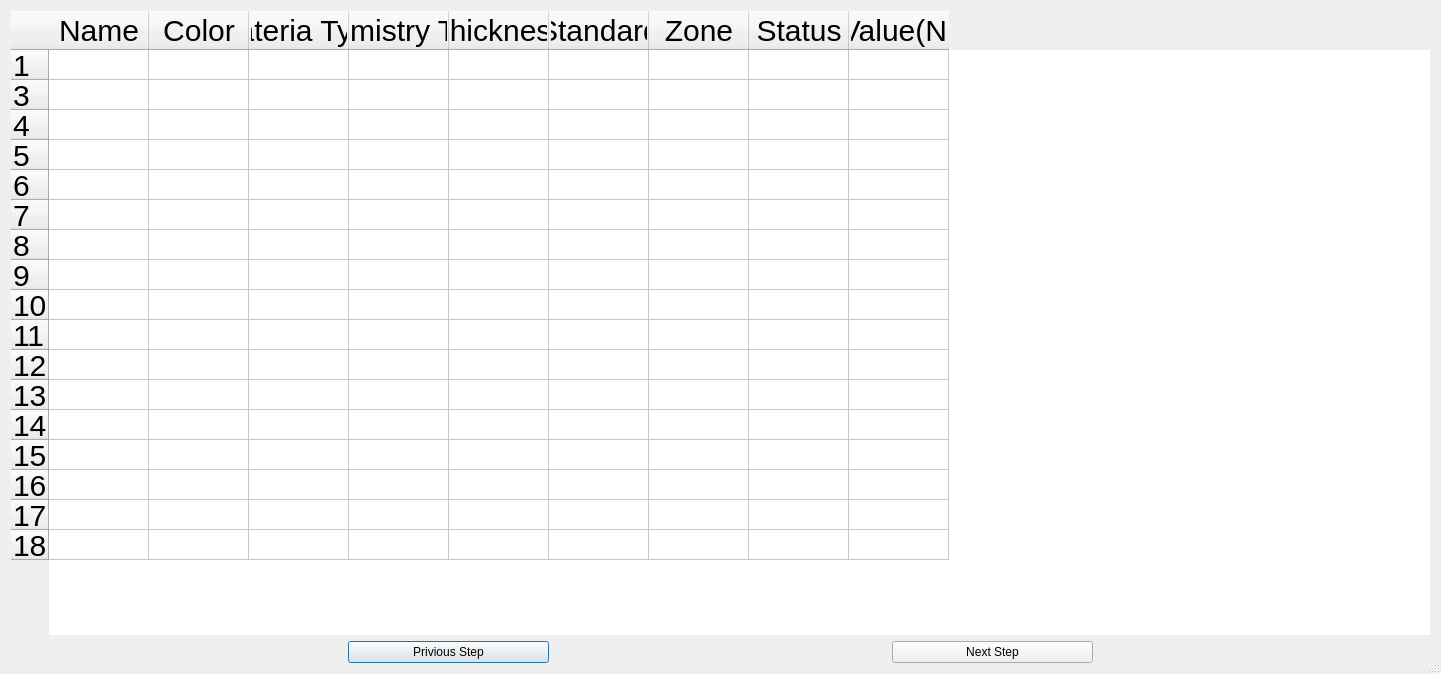
<?xml version="1.0" encoding="UTF-8"?>
<ui version="4.0">
 <class>Dialog</class>
 <widget class="QDialog" name="Dialog">
  <property name="geometry">
   <rect>
    <x>0</x>
    <y>0</y>
    <width>1441</width>
    <height>674</height>
   </rect>
  </property>
  <property name="windowTitle">
   <string>Dialog</string>
  </property>
  <property name="sizeGripEnabled">
   <bool>true</bool>
  </property>
  <layout class="QVBoxLayout" name="verticalLayout">
   <item>
    <widget class="QTableWidget" name="tableWidget">
     <property name="styleSheet">
      <string notr="true"> text-align : center;
   height : 30px;
   border-style: outset;
   font : 30px</string>
     </property>
     <property name="lineWidth">
      <number>1</number>
     </property>
     <property name="autoScroll">
      <bool>true</bool>
     </property>
     <property name="dragEnabled">
      <bool>true</bool>
     </property>
     <property name="dragDropMode">
      <enum>QAbstractItemView::DragDrop</enum>
     </property>
     <row>
      <property name="text">
       <string>1</string>
      </property>
     </row>
     <row>
      <property name="text">
       <string>3</string>
      </property>
     </row>
     <row>
      <property name="text">
       <string>4</string>
      </property>
     </row>
     <row>
      <property name="text">
       <string>5</string>
      </property>
     </row>
     <row>
      <property name="text">
       <string>6</string>
      </property>
     </row>
     <row>
      <property name="text">
       <string>7</string>
      </property>
     </row>
     <row>
      <property name="text">
       <string>8</string>
      </property>
     </row>
     <row>
      <property name="text">
       <string>9</string>
      </property>
     </row>
     <row>
      <property name="text">
       <string>10</string>
      </property>
     </row>
     <row>
      <property name="text">
       <string>11</string>
      </property>
     </row>
     <row>
      <property name="text">
       <string>12</string>
      </property>
     </row>
     <row>
      <property name="text">
       <string>13</string>
      </property>
     </row>
     <row>
      <property name="text">
       <string>14</string>
      </property>
     </row>
     <row>
      <property name="text">
       <string>15</string>
      </property>
     </row>
     <row>
      <property name="text">
       <string>16</string>
      </property>
     </row>
     <row>
      <property name="text">
       <string>17</string>
      </property>
     </row>
     <row>
      <property name="text">
       <string>18</string>
      </property>
     </row>
     <column>
      <property name="text">
       <string>Name</string>
      </property>
     </column>
     <column>
      <property name="text">
       <string>Color</string>
      </property>
     </column>
     <column>
      <property name="text">
       <string>Materia Type</string>
      </property>
     </column>
     <column>
      <property name="text">
       <string>Chemistry Type</string>
      </property>
     </column>
     <column>
      <property name="text">
       <string>Thickness</string>
      </property>
     </column>
     <column>
      <property name="text">
       <string>Standard</string>
      </property>
     </column>
     <column>
      <property name="text">
       <string>Zone</string>
      </property>
     </column>
     <column>
      <property name="text">
       <string>Status</string>
      </property>
     </column>
     <column>
      <property name="text">
       <string>Value(N)</string>
      </property>
     </column>
     <item row="0" column="0">
      <property name="text">
       <string/>
      </property>
     </item>
     <item row="10" column="0">
      <property name="text">
       <string/>
      </property>
     </item>
    </widget>
   </item>
   <item>
    <layout class="QHBoxLayout" name="horizontalLayout">
     <item>
      <widget class="QPushButton" name="btn_Privious">
       <property name="maximumSize">
        <size>
         <width>201</width>
         <height>41</height>
        </size>
       </property>
       <property name="text">
        <string>Privious Step</string>
       </property>
      </widget>
     </item>
     <item>
      <widget class="QPushButton" name="btn_Next">
       <property name="maximumSize">
        <size>
         <width>201</width>
         <height>41</height>
        </size>
       </property>
       <property name="text">
        <string>Next Step</string>
       </property>
      </widget>
     </item>
    </layout>
   </item>
  </layout>
 </widget>
 <resources/>
 <connections>
  <connection>
   <sender>btn_Next</sender>
   <signal>clicked()</signal>
   <receiver>Dialog</receiver>
   <slot>on_btnNextStep_clicked()</slot>
   <hints>
    <hint type="sourcelabel">
     <x>951</x>
     <y>647</y>
    </hint>
    <hint type="destinationlabel">
     <x>964</x>
     <y>699</y>
    </hint>
   </hints>
  </connection>
 </connections>
 <slots>
  <slot>on_btnNextStep_clicked()</slot>
 </slots>
</ui>
